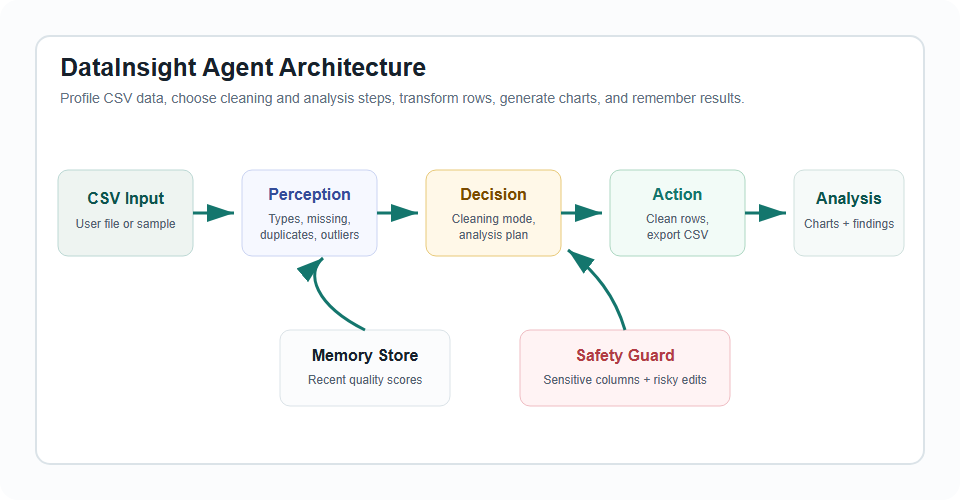
#> input picture assets/system-design.png, 960 x 500 px, found by its file name
$ python create_demo_video.py
#> lines starting #> are read from the running program, lines starting #| are printed output that depends on the picture
from pathlib import Path
import subprocess
import textwrap

from PIL import Image, ImageDraw, ImageFont


ROOT = Path(__file__).resolve().parents[1]
REPORT = ROOT / "report"
DEMO = ROOT / "demo video"
TMP = ROOT / "tmp" / "demo_frames"
OUT = DEMO / "demo video.mp4"
WIDTH = 1280
HEIGHT = 720


def font(size, bold=False):
    candidates = [
        "C:/Windows/Fonts/arialbd.ttf" if bold else "C:/Windows/Fonts/arial.ttf",
        "C:/Windows/Fonts/segoeuib.ttf" if bold else "C:/Windows/Fonts/segoeui.ttf",
    ]
    for path in candidates:
        if Path(path).exists():
            return ImageFont.truetype(path, size=size)
    return ImageFont.load_default()


def draw_wrapped(draw, text, xy, width, font_obj, fill, line_gap=8):
    x, y = xy
    for paragraph in text.split("\n"):
        lines = textwrap.wrap(paragraph, width=width) or [""]
        for line in lines:
            draw.text((x, y), line, font=font_obj, fill=fill)
            y += font_obj.size + line_gap
    return y


def paste_image(canvas, path, box):
    img = Image.open(path).convert("RGB")
    target_w = box[2] - box[0]
    target_h = box[3] - box[1]
    img.thumbnail((target_w, target_h), Image.Resampling.LANCZOS)
    x = box[0] + (target_w - img.width) // 2
    y = box[1] + (target_h - img.height) // 2
    canvas.paste(img, (x, y))


def make_frame(index, title, caption, screenshot=None):
    canvas = Image.new("RGB", (WIDTH, HEIGHT), "#f4f7f8")
    draw = ImageDraw.Draw(canvas)
    draw.rounded_rectangle((34, 34, WIDTH - 34, HEIGHT - 34), radius=18, fill="#ffffff", outline="#dbe3e8", width=2)
    draw.text((64, 58), "DataInsight Agent Demo", font=font(24, True), fill="#14766d")
    draw.text((64, 98), title, font=font(42, True), fill="#17212b")
    draw_wrapped(draw, caption, (64, 154), 50, font(24), "#526271")

    image = screenshot or REPORT / "system-design.png"
    draw.rounded_rectangle((505, 88, 1215, 630), radius=14, fill="#fbfcfd", outline="#dbe3e8", width=2)
    paste_image(canvas, image, (526, 110, 1194, 608))
    draw.text((64, HEIGHT - 82), f"{index}/6", font=font(22, True), fill="#344c9a")
    path = TMP / f"frame_{index:02}.png"
    canvas.save(path)
    return path


def main():
    TMP.mkdir(parents=True, exist_ok=True)
    DEMO.mkdir(parents=True, exist_ok=True)
    frames = [
        make_frame(1, "Agent goal", "Turn a raw CSV into cleaned data, charts, and short findings without external APIs."),
        make_frame(2, "Perception", "The agent profiles rows, columns, missing values, duplicates, category inconsistencies, and outliers."),
        make_frame(3, "Decision", "Balanced mode chooses low-risk cleaning: remove duplicates, fill missing values, standardize categories, and flag outliers."),
        make_frame(4, "Action", "The agent applies the plan, lifts data quality, creates charts, and previews the cleaned dataset."),
        make_frame(5, "Alternative strategy", "Aggressive mode changes the decision: numeric missing values use means and revenue outliers are capped."),
        make_frame(6, "Reproduce", "Run npm test, then python -m http.server 8765. Open localhost:8765 and click Load Sample, then Run Agent."),
    ]
#> in paste_image, img is the input picture: PIL image 960x500 RGB; mean R, G, B 247.3, 248.2, 248.3
#> in paste_image, `canvas.paste(img, (x, y))`:
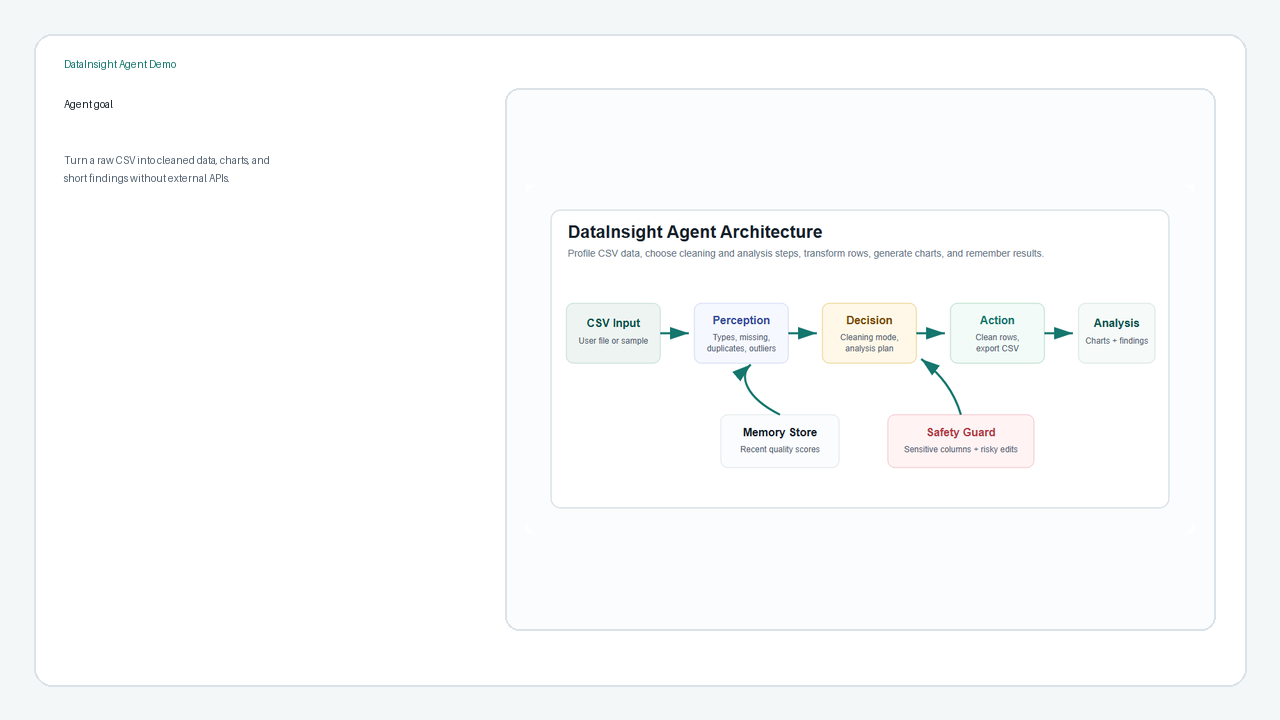
#> canvas: PIL image 1280x720 RGB; mean R, G, B 250.1, 251, 251.4
#> call 3 of make_frame, with index = 3, title = 'Decision'
#> in make_frame (call 3), `canvas.save(path)`:
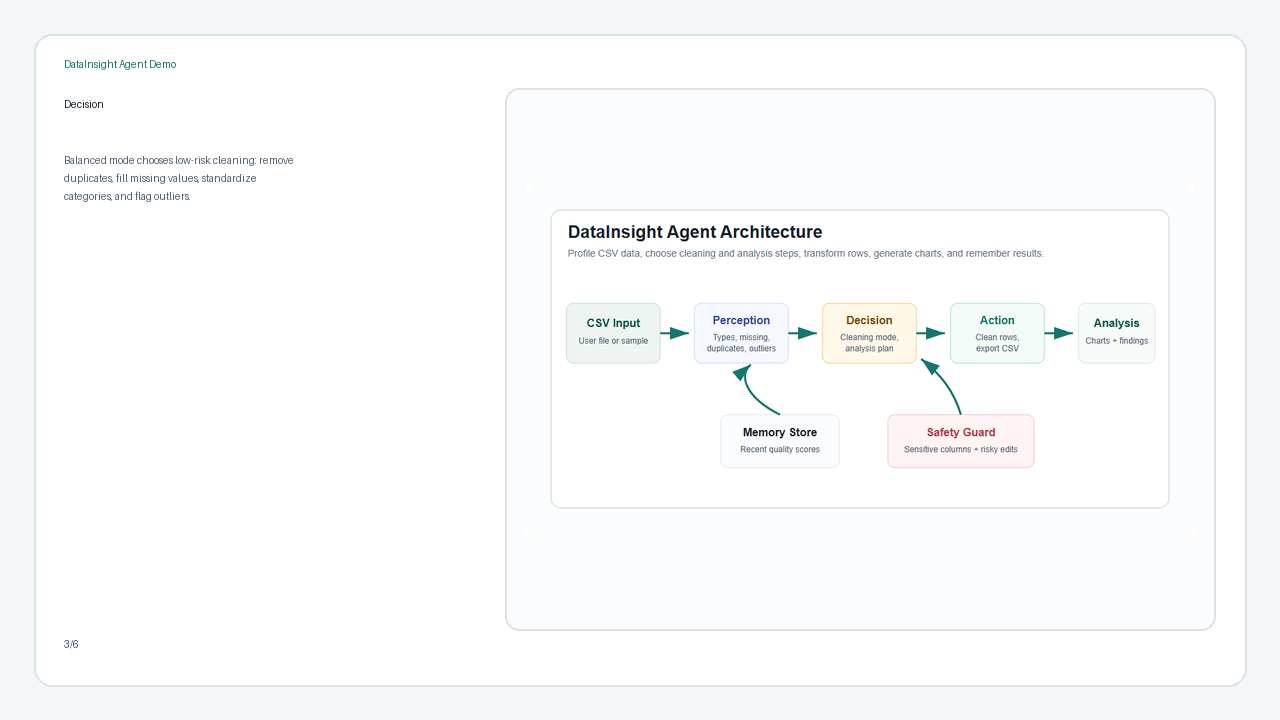
#> saved as frame_03.png: PIL image 1280x720 RGB; mean R, G, B 250, 251, 251.4
#> in make_frame (call 5), `canvas.save(path)`:
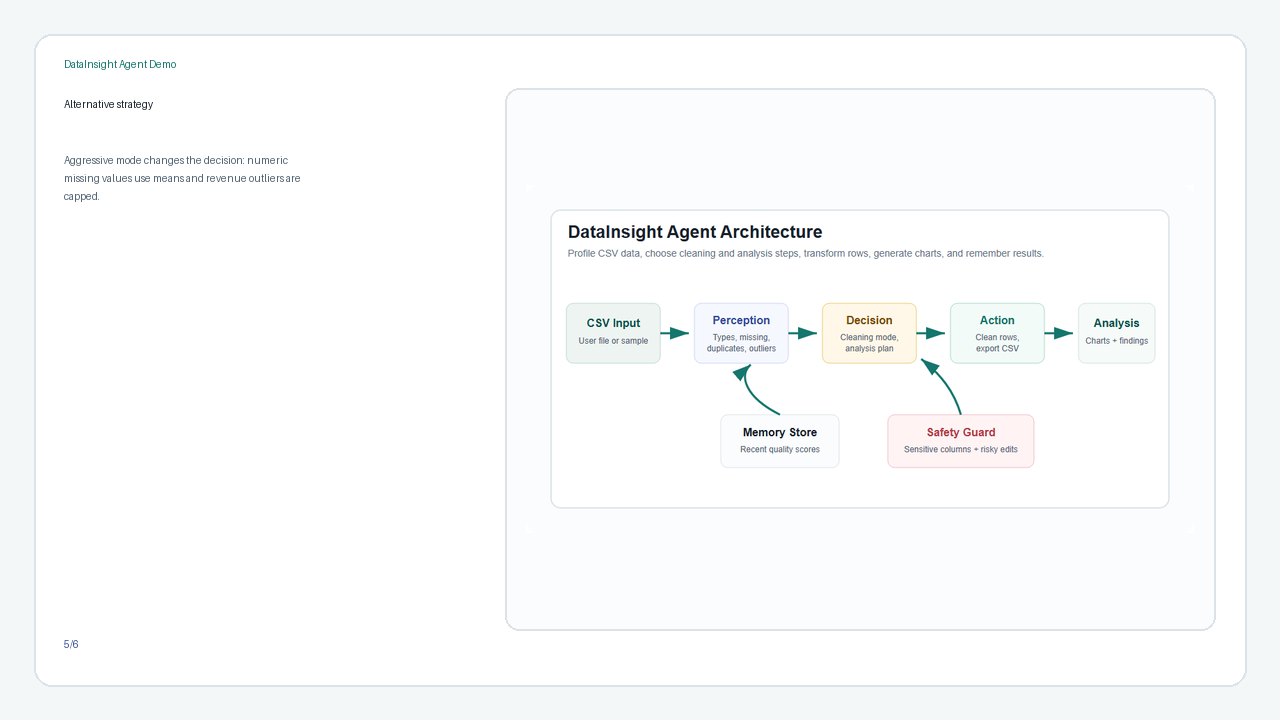
#> saved as frame_05.png: PIL image 1280x720 RGB; mean R, G, B 250, 251, 251.4
    durations = [10, 20, 25, 25, 25, 15]
    concat = TMP / "concat.txt"
    with concat.open("w", encoding="utf-8") as handle:
        for frame_path, duration in zip(frames, durations):
            handle.write(f"file '{frame_path.as_posix()}'\n")
            handle.write(f"duration {duration}\n")
        handle.write(f"file '{frames[-1].as_posix()}'\n")

    subprocess.run(
        [
            "ffmpeg",
            "-y",
            "-f",
            "concat",
            "-safe",
            "0",
            "-i",
            str(concat),
            "-vf",
            "fps=24,format=yuv420p",
            "-movflags",
            "+faststart",
            str(OUT),
        ],
        check=True,
        cwd=ROOT,
    )
#> (this line was passed over: subprocess is not available in this run)
    print(OUT)


if __name__ == "__main__":
    main()
